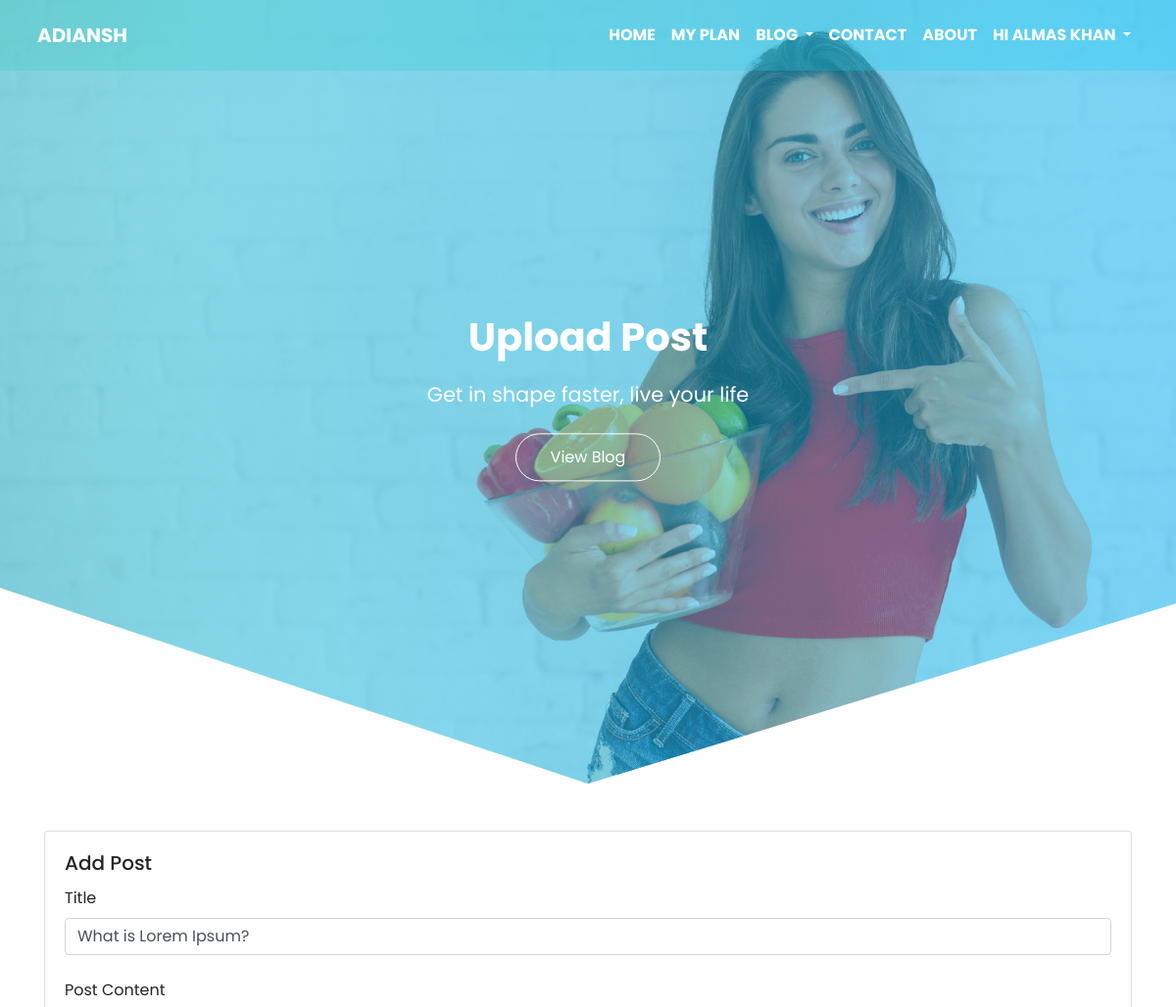
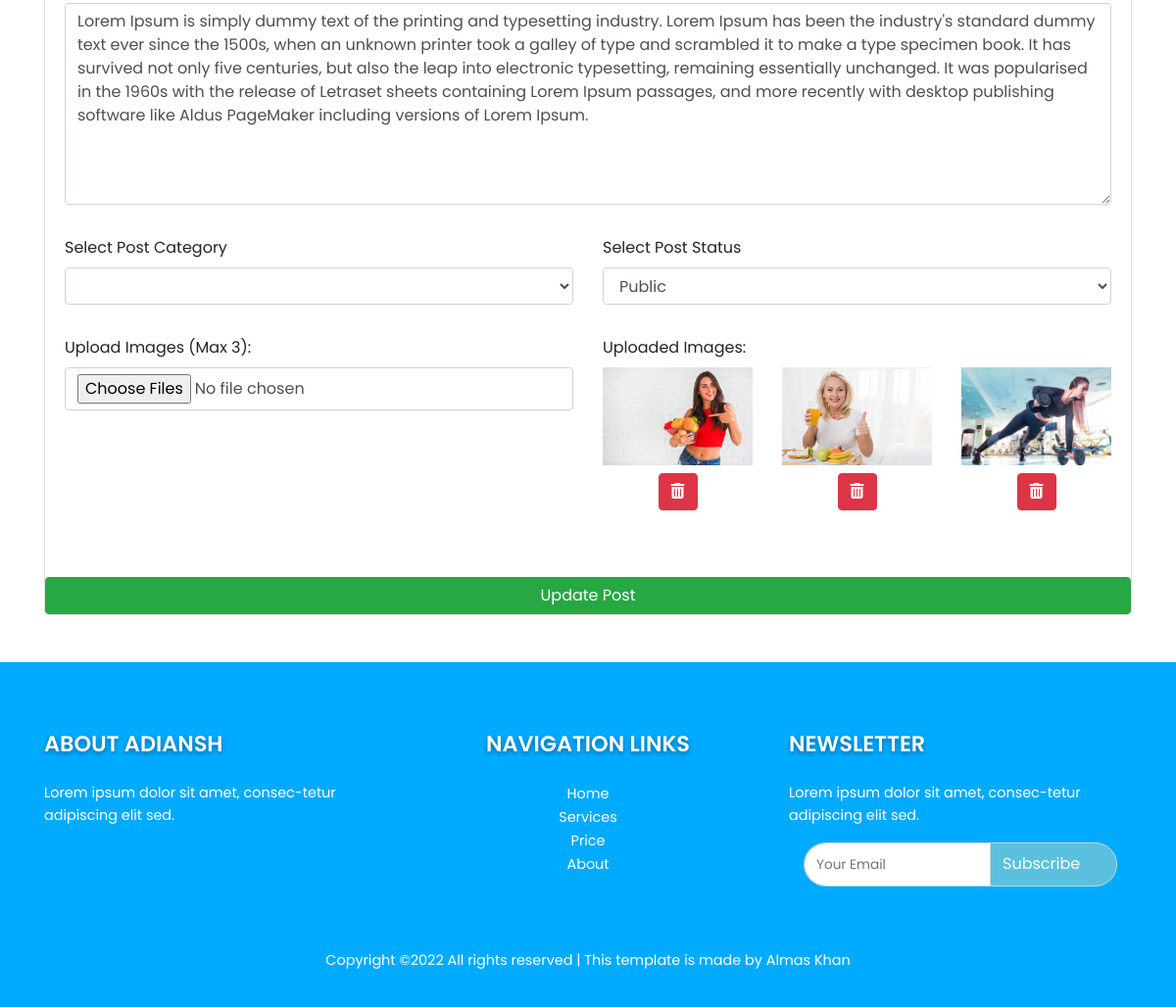
Page /upload_post.php?id=21 (signed in) on the committed database (2 pictures, top to bottom).
### tables this page shows
CREATE TABLE `posts` (
  `id` int(11) NOT NULL,
  `user_id` int(11) NOT NULL,
  `title` text NOT NULL,
  `content` text NOT NULL,
  `category_id` int(11) NOT NULL,
  `status` tinyint(4) NOT NULL,
  `added_on` timestamp NOT NULL DEFAULT current_timestamp()
);

CREATE TABLE `post_images` (
  `id` int(1) NOT NULL,
  `post_id` int(11) NOT NULL,
  `image` text NOT NULL
);

### functions.inc.php (called while the page is built, shortened)
<?php
function getAllCategory($conn){
	$sql="SELECT * from users WHERE status=1";
	$run=mysqli_query($conn,$sql);
	$data=array();
	while($row=mysqli_fetch_assoc($run)){
		$data[]=$row;
	}
	return $data;
}
function getImages($conn, $post_id){
	$sql="SELECT * from post_images WHERE post_id=$post_id";
	$run=mysqli_query($conn, $sql);
	$data=array();
	while($row=mysqli_fetch_assoc($run)){
		$data[]=$row;
	}
	return $data;
}
function get_safe_value($conn, $str){
	if($str!=''){
		$str = trim($str);
		return mysqli_real_escape_string($conn, $str);
	}
}
?>

### upload_post.php (the view, shortened to what this page needs)
<?php
require('top.php');
	?>
 <?php
if (isset($_GET['id']) && $_GET['id']!='') {
  $post_id=get_safe_value($conn,$_GET['id']);
  $sql = "SELECT * from posts WHERE id=$post_id";
  $res=mysqli_query($conn,$sql);
  $row=mysqli_fetch_assoc($res);
    ?>
    <?php
}
?>
<div class="header" id="topheader">
	<?php
	require('nav.php');
	?>
	<section class="header-section">
		<div class="center-div">
			<h1 class="font-weight-bold">Upload Post</h1>
			<p>Get in shape faster, live your life</p>
			<div class="header-buttons">
				<a href="blog.php">View Blog</a>
			</div>
		</div>
	</section>
</div>
<div class="container mt-5 mb-5">
  <div class="row">
    <div class="colg-lg-12 col-md-12 col-12">
      <div class="card">
        <div class="card-body">
          <h5 class="card-title">Add Post</h5>
          <?php
          if (isset($_GET['id']) && $_GET['id']!='') {
            ?>
            <form action="add_post.php" method="post" enctype="multipart/form-data">
              <div class="form-group">
                <label>Title</label>
                <input type="text" class="form-control mb-4" name="post_title" value="<?php echo $row['title']; ?>" required>
              </div>
              <div class="form-group">
                <label>Post Content</label>
                <textarea class="form-control" name="post_content" rows="8" required><?php echo $row['content']; ?></textarea>
              </div>
              <div class="row">
                <div class="form-group mt-3 col-lg-6 col-md-6 col-6">
                  <label>Select Post Category</label>
                  <select class="form-control" name="post_category">
                    <?php
                    $categories = getAllCategory($conn);
                    foreach ($categories as $cat) {
                      if($cat['id']==$post_id){
                        echo "<option selected value=".$cat['id'].">".$cat['category_name']."</option>";
                      }else{
                        echo "<option value=".$cat['id'].">".$cat['category_name']."</option>";
                      }
                    }
                    ?>
                  </select>
                </div>
                <div class="form-group mt-3 col-lg-6 col-md-6 col-12">
                  <label>Select Post Status</label>
                  <select class="form-control" name="post_status">
                    <?php
                    if ($row['status']==1) {
                      ?>
                      <option value="1">Public</option>
                      <?php
                    }else{
                      ?>
                      <option value="0">Private</option>
                      <option value="1">Public</option>
                      <?php
                    }
                    ?>
                  </select>
                </div>
              </div>
              <div class="row">
                <div class="form-group mt-3 col-lg-6 col-md-6 col-6">
                  <label>Upload Images (Max 3):</label>
                  <input type="file" class="form-control" name="post_image[]" accept="image/*" multiple>
                </div>
                <div class="form-group mt-3 col-lg-6 col-md-6 col-6">
                  <label>Uploaded Images:</label>
                  <div class="row">
                      <?php
                      $post_images = getImages($conn, $row['id']);
                      foreach($post_images as $image) {
                        ?>
                        <div class="col-lg-4 col-sm-6 col-12 text-center">
                        <img src="images/<?php echo $image['image'] ?>" class="d-block w-100" style="height:100px">
                        <a href="delete_post_img.php?img_id=<?php echo $image['id'] ?>&id=<?php echo $post_id ?>" class="btn btn-danger mt-2 mb-2" onclick="return confirm('Are you sure you want to delete this image?');"><i class="fa fa-trash"></i></a>
                      </div>
                      <?php
                    }
                    ?>
                  </div>
                </div>
              </div>
            </div>
            <input type="submit" class="btn btn-success mt-4" name="update_post" value="Update Post">
          <?php
        }
        ?>
      </div>
    </div>
  </div>
</div>
<?php require('footer.php')?>

### css/style.css (style rules this page uses)
html { scroll-behavior: smooth; }
* { margin: 0; padding: 0; box-sizing: border-box; font-family: 'Poppins', sans-serif; }
a { text-decoration: none; }
p { font-size: 0.9rem; line-height: 1.6; font-weight: 400; color: #606060; }
.header { width: 100%; height: 100vh; background-image: linear-gradient(rgba(0, 168, 255, 0.3), rgba(0, 168, 255, 0.3)), url('../images/bg_1.jpg'); background-repeat: no-repeat; background-size: 100% 100%; clip-path: polygon(100% 0%, 100% 77%, 50% 100%, 0% 75%, 0 0); position: relative; }
.header:before { content: ""; position: absolute; top: 0%; bottom: 0%; left: 0%; right: 0%; opacity: .3; z-index: -1; background: linear-gradient(to right, #1e5799 0%, #3ccdbb 0%, #16c9f9 100%); }
.header-section { width: 100%; height: inherit; color: white; text-align: center; position: relative; }
.center-div { width: 100%; height: auto; position: absolute; top: 50%; left: 50%; transform: translate(-50%, -50%); -ms-transform: translate(-50%, -50%); -webkit-transform: translate(-50%, -50%); }
.header-buttons a { border: 1px solid #fff; border-radius: 100px; margin: 0 5px; padding: 12px 35px; outline: none; color: #fff; font-size: 1rem; font-weight: 400; line-height: 1.4; text-align: center; }
.center-div p { font-size: 1.3rem; padding: 10px 0 20px 0; color: white; }
::placeholder { font-size: 0.85rem; }

### rows in the picture
posts: post_title "What is Lorem Ipsum?", post_content "Lorem Ipsum is simply dummy text of the printing and typesetting industry. Lorem Ipsum has been the industry's standard dummy text ever since the 1500s, when an unknown printer took a galley of type and scrambled it to make a type specimen book. It has survived not only five centuries, but also the leap into electronic typesetting, remaining essentially unchanged. It was popularised in the 1960s with the release of Letraset sheets containing Lorem Ipsum passages, and more recently with desktop publishing software like Aldus PageMaker including versions of Lorem Ipsum.", post_status "Public"
post_images: image (picture)
post_images: image (picture)
post_images: image (picture)

### other values in the picture
$_SESSION['USER_NAME'] "ALMAS KHAN"
